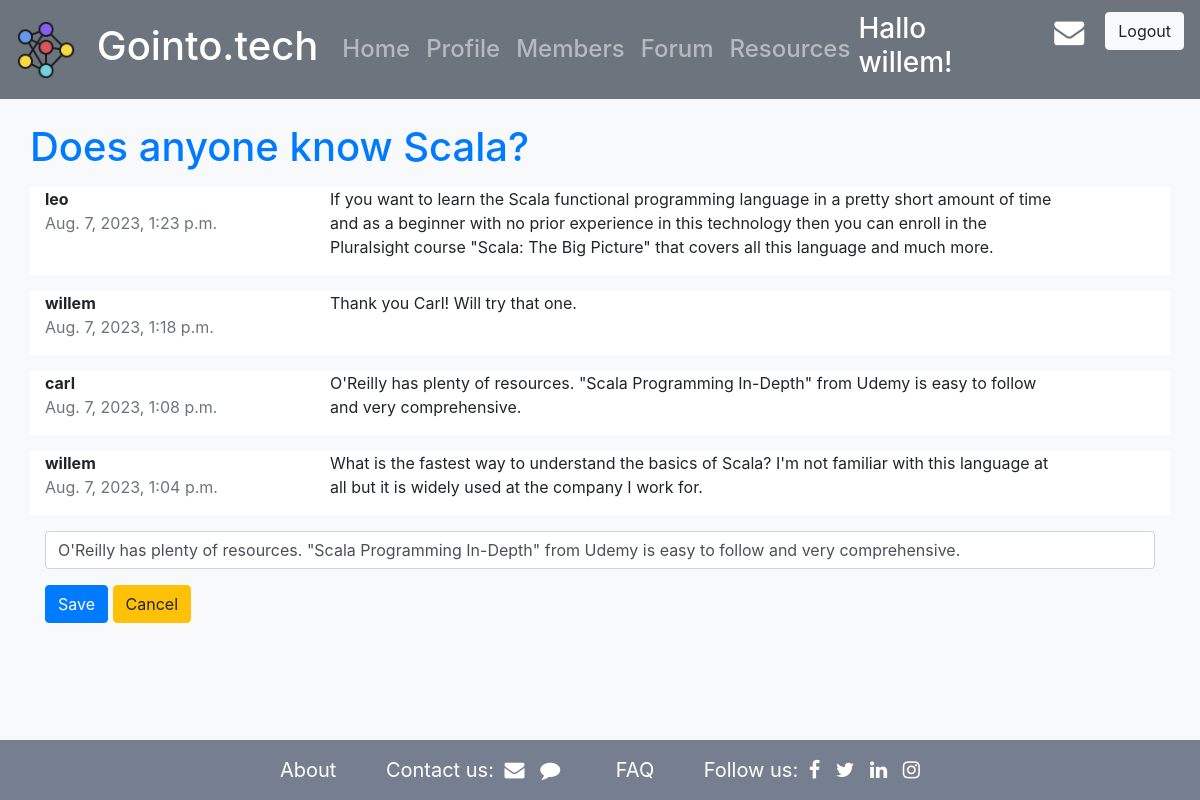
The app's page /forum/editpost/53/ (signed in) with its own data.
### forum/models.py (models this page shows, shortened)
class Thread(models.Model):
    title = models.CharField(max_length=250)
    author =  models.ForeignKey(User, on_delete=models.DO_NOTHING, related_name='+')
    created = models.DateTimeField(auto_now_add=True)
    class Meta:
        ordering = ['-created']
        indexes = [
            models.Index(fields=['-created']),
        ]

class Post(models.Model):
    thread = models.ForeignKey(Thread, on_delete=models.CASCADE, related_name='posts')
    author =  models.ForeignKey(User, on_delete=models.DO_NOTHING, related_name='user_posts')
    body = models.CharField(max_length=2000)
    created = models.DateTimeField(auto_now_add=True)
    class Meta:
        ordering = ['-created']
        indexes = [
            models.Index(fields=['created']),
        ]

### forum/views.py (the view)
# urls.py: path('editpost/<int:pk>/', views.edit_post, name='edit_post'),
@login_required
def edit_post(request, pk):
    edited_post = get_object_or_404(Post, pk=pk)
    thread = edited_post.thread
    posts = thread.posts.all()
    if request.method == 'GET':
        form = PostForm(instance=edited_post)
        return render(request, "forum/edit_post.html", {"form": form, "thread": thread, "posts": posts, "edited_post": edited_post})
    if request.method == 'POST':
	    form = PostForm(instance=edited_post, data=request.POST)
	    if form.is_valid():
		    form.save()
	    return redirect('forum:thread_detail', pk=thread.pk)

### forum/forms.py
class PostForm(forms.ModelForm):
    body = forms.CharField(label="", widget=forms.TextInput(attrs={'placeholder': 'Add your post'}))
    class Meta:
        model = Post
        fields = ['body']

### forum/templates/forum/edit_post.html (shortened to what this page needs)
{% extends "base.html" %}
{% load crispy_forms_tags %}
{% block content %}
<div class="container">
    <div class="row">
        <p class="h1 text-primary mt-4 mb-3">{{ thread.title }}</p>
    </div>
    {% for post in posts %}
    <div class="row mb-3 bg-white">
        <div class="col-3">
            <p class="font-weight-bold mb-0">{{ post.author }}</p>
            <p class="text-secondary">{{ post.created }}</p>
        </div>
        <div class="col-8"><p>{{ post.body }}</p></div>
        <div class="col-1 my-2">
        </div>
    </div>
    {% endfor %}
    <div class="row">
        <div class="col">
            <form method="POST" action="{% url 'forum:edit_post' edited_post.pk %}">
                {{ form|crispy }}
                <button class="btn btn-primary" type="submit">Save</button>
                <a class="btn btn-warning" href="{% url 'forum:thread_detail' thread.id %}" role="button">Cancel</a>
            </form>
        </div>
      </div>
</div>
{% endblock content %}

### templates/base.html (shortened to what this page needs)
{% load static %}
<!doctype html>
<html lang="en">
<head>
  <link href="https://maxcdn.bootstrapcdn.com/font-awesome/4.4.0/css/font-awesome.min.css" rel="stylesheet"/>
  <link rel="stylesheet" href="https://cdn.jsdelivr.net/npm/bootstrap@4.1.3/dist/css/bootstrap.min.css">
  <link rel="stylesheet" href="{% static 'css/base.css' %}">
</head>
<body class="bg-light">
    <nav class="navbar navbar-expand-lg navbar-dark bg-secondary py-1">
        <a class="navbar-brand text-white font-weight-bold" href="{% url 'index' %}">
            <img src={% static 'images/logo1.png' %} width="60" height="60" class="d-inline-block align-center" alt="">
            <p class="d-inline-block h1 ml-3 align-middle">Gointo.tech</p>
        </a>
        <div class="collapse navbar-collapse text-white" id="navbarText">
            <ul class="navbar-nav mr-auto h4">
                {% if user.is_authenticated %}
              <li class="nav-item">
                <a class="nav-link" href="{% url 'actions:dashboard' %}">Home </a>
              </li>
              <li class="nav-item">
                <a class="nav-link" href="{% url 'profile' %}">Profile</a>
              </li>
              <li class="nav-item">
                <a class="nav-link" href="{% url 'user_list' %}">Members</a>
              </li>
              <li class="nav-item">
                <a class="nav-link" href="{% url 'forum:thread_list' %}">Forum</a>
              </li>
                {% endif %}
              <li class="nav-item">
                <a class="nav-link" href="{% url 'resources:article_list' %}">Resources</a>
              </li>
            </ul>
            {% if user.is_authenticated %}
            <div class="d-inline-flex my-2">
                <div class="h3  text-white mr-4"> Hallo {{ user.username }}!</div>
                <a href="{% url 'mailbox' %}"><i class="fa fa-envelope" style="color:white; font-size: 30px; padding: 5px;"></i></a>
                <a href="{% url 'logout' %}">
                <button class="btn btn-light ml-3" type="submit">Logout</button>
                </a>
            </div>
              {% endif %}
        </div>
    </nav>
    {% block content %}
    {% endblock content %}
    <footer class="footer">
      <div class="container text-center">
        <span><a href="#">About</a></span>
        <span>Contact us:
          <a href="#"><i class="fa fa-envelope"></i></a>
          <a href="#"><i class="fa fa-comment"></i></a>
        </span>
        <span><a href="#">FAQ</a></span>
        <span>Follow us:
          <a href="#"><i class="fa fa-facebook"></i></a>
          <a href="#"><i class="fa fa-twitter"></i></a>
          <a href="#"><i class="fa fa-linkedin"></i></a>
          <a href="#"><i class="fa fa-instagram"></i></a>
        </span>
      </div>
    </footer>
</body>
</html>

### static/css/base.css (style rules this page uses)
html { position: relative; min-height: 100%; }
body { margin-bottom: 60px; }
.footer { position: absolute; bottom: 0; width: 100%; height: 60px; line-height: 60px; background: #757f90; }
.footer a { color: white; font-size: 20px; padding: 5px; transition: all .5s ease; }
.footer span { color: white; font-size: 20px; padding: 20px; }

### records on screen
Thread: title "Does anyone know Scala?"
Post: author "leo", created "Aug. 7, 2023, 1:23 p.m.", body "If you want to learn the Scala functional programming language in a pretty short amount of time and as a beginner with no prior experience in this technology then you can enroll in the Pluralsight course \"Scala: The Big Picture\" that covers all this language and much more."
Post: author "willem", created "Aug. 7, 2023, 1:18 p.m.", body "Thank you Carl! Will try that one."
Post: author "carl", created "Aug. 7, 2023, 1:08 p.m.", body "O'Reilly has plenty of resources. \"Scala Programming In-Depth\" from Udemy is easy to follow and very comprehensive."
Post: author "willem", created "Aug. 7, 2023, 1:04 p.m.", body "What is the fastest way to understand the basics of Scala? I'm not familiar with this language at all but it is widely used at the company I work for."

### other values on screen
{{ user.username }} "willem"
